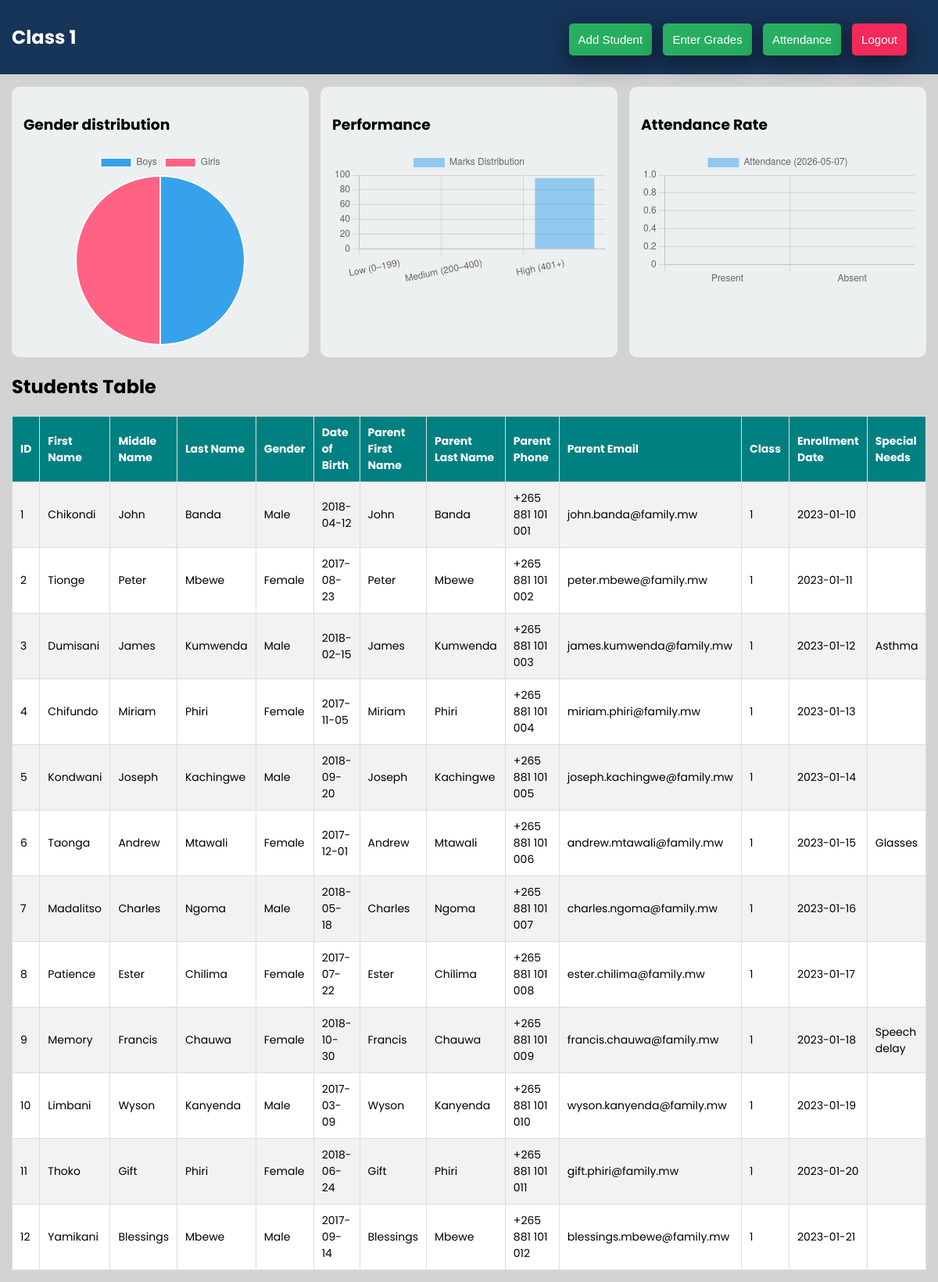
Page /class_teacher/class_teacher.php (signed in) on the committed database.
### tables this page shows
CREATE TABLE student (
    student_id INT AUTO_INCREMENT PRIMARY KEY,
    first_name VARCHAR(50),
    middle_name VARCHAR(50),
    last_name VARCHAR(50),
    gender VARCHAR(10),
    date_of_birth DATE,
    parent_fname VARCHAR(50),
    parent_lname VARCHAR(50),
    parent_phone VARCHAR(20),
    parent_email VARCHAR(100),
    class VARCHAR(20),
    enrollment_date DATE,
    special_needs VARCHAR(100),
    address TEXT
);

### class_teacher/class_teacher.php (the view, shortened to what this page needs)
<?php
require_once __DIR__ . "/../include/db_connect.php";
$user = $_SESSION['user'];
if ($user['role'] == "teacher") {
    $class = $user['class'];
    $sql = "SELECT * FROM student WHERE class='$class'";
} else {
    $sql = "SELECT * FROM student";
}
$result = mysqli_query($conn, $sql);
?>
<?php
$boys = mysqli_fetch_assoc(mysqli_query($conn, "
SELECT COUNT(*) as total FROM student
WHERE gender='Male' " . ($user['role']=="teacher" ? "AND class=".$user['class'] : "")
))['total'];
$girls = mysqli_fetch_assoc(mysqli_query($conn, "
SELECT COUNT(*) as total FROM student
WHERE gender='Female' " . ($user['role']=="teacher" ? "AND class=".$user['class'] : "")
))['total'];
$low = mysqli_fetch_assoc(mysqli_query($conn,"SELECT COUNT(*) as t FROM grades WHERE total < 200"))['t'];
$mid = mysqli_fetch_assoc(mysqli_query($conn,"SELECT COUNT(*) as t FROM grades WHERE total BETWEEN 200 AND 400"))['t'];
$high = mysqli_fetch_assoc(mysqli_query($conn,"SELECT COUNT(*) as t FROM grades WHERE total > 400"))['t'];
$selected_date = isset($_GET['date']) ? $_GET['date'] : date("Y-m-d");
if ($user['role'] == "teacher") {
    $class = $user['class'];
    $present = mysqli_fetch_assoc(mysqli_query($conn, "
        SELECT COUNT(*) as t
        FROM Attendance a
        JOIN student s ON a.student_id = s.student_id
        WHERE a.status='Present'
        AND a.date='$selected_date'
        AND s.class='$class'
    "))['t'] ?? 0;
    $absent = mysqli_fetch_assoc(mysqli_query($conn, "
        SELECT COUNT(*) as t
        FROM Attendance a
        JOIN student s ON a.student_id = s.student_id
        WHERE a.status='Absent'
        AND a.date='$selected_date'
        AND s.class='$class'
    "))['t'] ?? 0;
}
?>
<!DOCTYPE html>
<html lang="en">
<head>
<link rel="stylesheet" href="class_teacher.css">
</head>
<body>
<div class="navbar">
    <div class="nav-center">
        <h2>
<?php
if ($user['role'] == "teacher") {
    echo "Class " . $user['class'];
} else {
    echo "Headmaster Dashboard";
}
?>
</h2>
    </div>
    <div class="nav-right">
        <button onclick="addStudent()">Add Student</button>
        <button onclick="grades()">Enter Grades</button>
        <button onclick="attendance()">Attendance</button>
        <a href="logout.php">
<button style="background: #f3295b;color:white;">Logout</button>
</a>
    </div>
</div>
<div class="main">
        <div class="dashboard">
        <div class="card" >
            <h3>Gender distribution</h3>
            <canvas id="chart1" style="
    width: 250px !important;
    height: 250px !important;
    margin: auto;"
></canvas>
        </div>
        <div class="card">
            <h3>Performance</h3>
            <canvas id="chart2"></canvas>
        </div>
        <div class="card">
            <h3>Attendance Rate</h3>
            <canvas id="chart3"></canvas>
        </div>
    </div>
            <h2>Students Table</h2>
<div class="table-container">
<table>
    <tr>
        <th>ID</th>
        <th>First Name</th>
        <th>Middle Name</th>
        <th>Last Name</th>
        <th>Gender</th>
        <th>Date of Birth</th>
        <th>Parent First Name</th>
        <th>Parent Last Name</th>
        <th>Parent Phone</th>
        <th>Parent Email</th>
        <th>Class</th>
        <th>Enrollment Date</th>
        <th>Special Needs</th>
    </tr>
    <?php
    if (mysqli_num_rows($result) > 0) {
        while ($row = mysqli_fetch_assoc($result)) {
            echo "<tr>";
            echo "<td>".$row['student_id']."</td>";
            echo "<td>".$row['first_name']."</td>";
            echo "<td>".$row['middle_name']."</td>";
            echo "<td>".$row['last_name']."</td>";
            echo "<td>".$row['gender']."</td>";
            echo "<td>".$row['date_of_birth']."</td>";
            echo "<td>".$row['parent_fname']."</td>";
            echo "<td>".$row['parent_lname']."</td>";
            echo "<td>".$row['parent_phone']."</td>";
            echo "<td>".$row['parent_email']."</td>";
            echo "<td>".$row['class']."</td>";
            echo "<td>".$row['enrollment_date']."</td>";
            echo "<td>".$row['special_needs']."</td>";
            echo "</tr>";
        }
    } else {
        echo "<tr><td colspan='14'>No students found</td></tr>";
    }
    ?>
</table>
</div>
</div>
    <script>
// CHART 1: PIE (Boys vs Girls)
new Chart(document.getElementById("chart1"), {
    type: 'pie',
    data: {
        labels: ['Boys', 'Girls'],
        datasets: [{
            data: [<?php echo $boys ?>, <?php echo $girls ?>]
        }]
    }
});
// CHART 2: HISTOGRAM (Marks)
new Chart(document.getElementById("chart2"), {
    type: 'bar',
    data: {
        labels: ['Low (0–199)', 'Medium (200–400)', 'High (401+)'],
        datasets: [{
            label: 'Marks Distribution',
            data: [<?php echo $low ?>, <?php echo $mid ?>, <?php echo $high ?>]
        }]
    }
});
// CHART 3: LINE (Attendance)
new Chart(document.getElementById("chart3"), {
    type: 'bar',
    data: {
        labels: ['Present', 'Absent'],
        datasets: [{
            label: 'Attendance (<?php echo $selected_date; ?>)',
            data: [<?php echo $present ?>, <?php echo $absent ?>],
            tension: 0.3
        }]
    }
});
function addStudent() {
    window.location.href = "../students/studentreg.php";
}
function grades() {
    window.location.href = "grades.php";
}
function attendance() {
    window.location.href = "attendance.php";
}
</script>
</body>
</html>

### class_teacher/class_teacher.css (style rules this page uses)
body { margin: 0; top: 0; background-color: lightgrey; font-family: 'Poppins', Arial, sans-serif; }
.navbar { display: flex; justify-content: space-between; background: #173459; color: white; padding: 10px 15px; position: fixed; top: 0; left: 0; width: 100%; }
.nav-center { flex: 1; }
.nav-right button { background: #27ae60; color: white; border: none; padding: 12px; cursor: pointer; border-radius: 5px; font-size: 15px; margin-left: 10px; box-shadow: 0 8px 32px 0 rgba(0, 0, 0, 0.507); margin-top: 20px; }
.nav-right { margin-right: 55px; }
.main { padding: 15px; margin-top: 8%; }
.dashboard { display: grid; grid-template-columns: repeat(auto-fit, minmax(250px, 1fr)); gap: 15px; }
.card { background: #ecf0f1; padding: 15px; border-radius: 10px; }
.table-container { overflow-x: auto; }
table { width: 100%; border-collapse: collapse; background: white; }
th, td { padding: 10px; border: 1px solid #ddd; text-align: left; font-size: 14px; }
th { background: #008081; color: white; }
tr:nth-child(even) { background: #f2f2f2; }

### rows in the picture
student: student_id "1", first_name "Chikondi", middle_name "John", last_name "Banda", gender "Male", date_of_birth "2018-04-12", parent_fname "John", parent_lname "Banda", parent_phone "+265 881 101 001", parent_email "john.banda@family.mw", class "1", enrollment_date "2023-01-10"
student: student_id "2", first_name "Tionge", middle_name "Peter", last_name "Mbewe", gender "Female", date_of_birth "2017-08-23", parent_fname "Peter", parent_lname "Mbewe", parent_phone "+265 881 101 002", parent_email "peter.mbewe@family.mw", class "1", enrollment_date "2023-01-11"
student: student_id "3", first_name "Dumisani", middle_name "James", last_name "Kumwenda", gender "Male", date_of_birth "2018-02-15", parent_fname "James", parent_lname "Kumwenda", parent_phone "+265 881 101 003", parent_email "james.kumwenda@family.mw", class "1", enrollment_date "2023-01-12", special_needs "Asthma"
student: student_id "4", first_name "Chifundo", middle_name "Miriam", last_name "Phiri", gender "Female", date_of_birth "2017-11-05", parent_fname "Miriam", parent_lname "Phiri", parent_phone "+265 881 101 004", parent_email "miriam.phiri@family.mw", class "1", enrollment_date "2023-01-13"
student: student_id "5", first_name "Kondwani", middle_name "Joseph", last_name "Kachingwe", gender "Male", date_of_birth "2018-09-20", parent_fname "Joseph", parent_lname "Kachingwe", parent_phone "+265 881 101 005", parent_email "joseph.kachingwe@family.mw", class "1", enrollment_date "2023-01-14"
student: student_id "6", first_name "Taonga", middle_name "Andrew", last_name "Mtawali", gender "Female", date_of_birth "2017-12-01", parent_fname "Andrew", parent_lname "Mtawali", parent_phone "+265 881 101 006", parent_email "andrew.mtawali@family.mw", class "1", enrollment_date "2023-01-15", special_needs "Glasses"
student: student_id "7", first_name "Madalitso", middle_name "Charles", last_name "Ngoma", gender "Male", date_of_birth "2018-05-18", parent_fname "Charles", parent_lname "Ngoma", parent_phone "+265 881 101 007", parent_email "charles.ngoma@family.mw", class "1", enrollment_date "2023-01-16"
student: student_id "8", first_name "Patience", middle_name "Ester", last_name "Chilima", gender "Female", date_of_birth "2017-07-22", parent_fname "Ester", parent_lname "Chilima", parent_phone "+265 881 101 008", parent_email "ester.chilima@family.mw", class "1", enrollment_date "2023-01-17"
student: student_id "9", first_name "Memory", middle_name "Francis", last_name "Chauwa", gender "Female", date_of_birth "2018-10-30", parent_fname "Francis", parent_lname "Chauwa", parent_phone "+265 881 101 009", parent_email "francis.chauwa@family.mw", class "1", enrollment_date "2023-01-18", special_needs "Speech delay"
student: student_id "10", first_name "Limbani", middle_name "Wyson", last_name "Kanyenda", gender "Male", date_of_birth "2017-03-09", parent_fname "Wyson", parent_lname "Kanyenda", parent_phone "+265 881 101 010", parent_email "wyson.kanyenda@family.mw", class "1", enrollment_date "2023-01-19"
student: student_id "11", first_name "Thoko", middle_name "Gift", last_name "Phiri", gender "Female", date_of_birth "2018-06-24", parent_fname "Gift", parent_lname "Phiri", parent_phone "+265 881 101 011", parent_email "gift.phiri@family.mw", class "1", enrollment_date "2023-01-20"
student: student_id "12", first_name "Yamikani", middle_name "Blessings", last_name "Mbewe", gender "Male", date_of_birth "2017-09-14", parent_fname "Blessings", parent_lname "Mbewe", parent_phone "+265 881 101 012", parent_email "blessings.mbewe@family.mw", class "1", enrollment_date "2023-01-21"

### other values in the picture
$user['class'] "1"
chart data {{ $boys }} 6
chart data {{ $girls }} 6
chart data {{ $low }} 0
chart data {{ $mid }} 0
